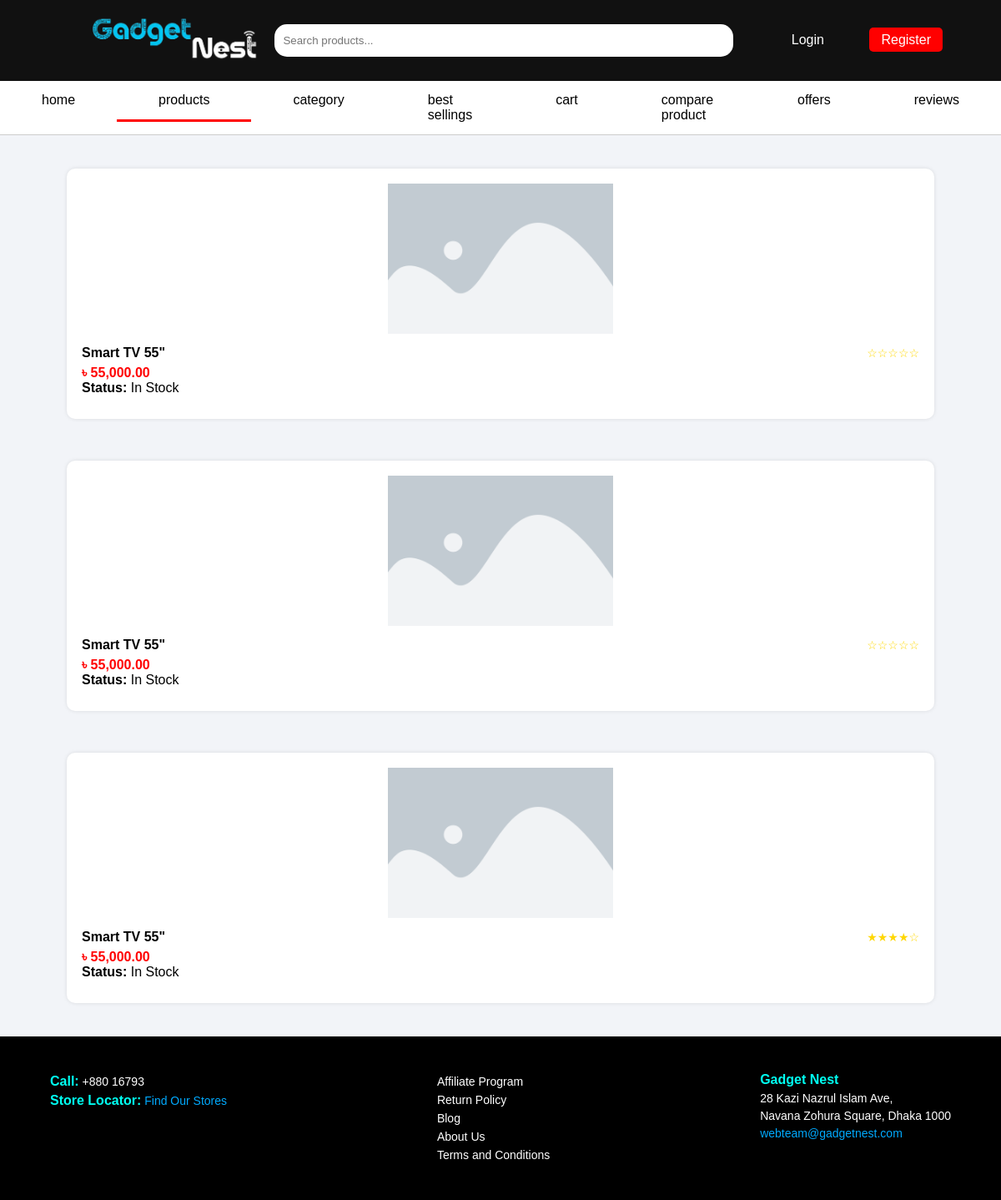
/products.php, run on the app's committed database.
### tables this page shows
CREATE TABLE `products` (
  `id` int(11) NOT NULL,
  `name` varchar(255) NOT NULL,
  `brand` varchar(100) DEFAULT NULL,
  `model` varchar(100) DEFAULT NULL,
  `price` decimal(10,2) NOT NULL,
  `stock_status` enum('In Stock','Out of Stock') DEFAULT 'In Stock',
  `description` text DEFAULT NULL,
  `main_image` varchar(255) DEFAULT NULL,
  `rating` decimal(3,2) DEFAULT 0.00,
  `created_at` timestamp NOT NULL DEFAULT current_timestamp(),
  `updated_at` timestamp NOT NULL DEFAULT current_timestamp() ON UPDATE current_timestamp(),
  `category_id` int(11) DEFAULT NULL
);

### products.php (the view, shortened to what this page needs)
<?php
include 'db.php';
$placeholder = "images/placeholder.png";
$category_id = isset($_GET['category_id']) ? (int)$_GET['category_id'] : 5;
$search_query = isset($_GET['q']) ? trim($_GET['q']) : '5';
$sql = "
    SELECT p.id, p.name, p.price, p.main_image, c.name AS category_name, p.stock_status,
           COALESCE(AVG(r.rating),0) AS avg_rating
    FROM products p
    LEFT JOIN categories c ON p.category_id = c.id
    LEFT JOIN product_reviews r ON p.id = r.product_id
";
$where = [];
$params = [];
$types = '';
if($category_id > 0){
    $where[] = "p.category_id = ?";
    $types .= 'i';
    $params[] = $category_id;
}
if($search_query !== ''){
    $where[] = "p.name LIKE ?";
    $types .= 's';
    $params[] = "%{$search_query}%";
}
if($where){
    $sql .= " WHERE " . implode(" AND ", $where);
}
$sql .= " GROUP BY p.id ORDER BY p.name ASC";
$stmt = $conn->prepare($sql);
if($params){
    $stmt->bind_param($types, ...$params);
}
$stmt->execute();
$product_result = $stmt->get_result();
include 'base.php';
?>
<section class="products-section">
<div class="product-grid" id="product-grid">
<?php
if ($product_result && $product_result->num_rows > 0) {
    while ($row = $product_result->fetch_assoc()) {
        $image = (!isset($row['main_image']) || trim($row['main_image']) === '')
                 ? $placeholder : $row['main_image'];
        $stars = str_repeat('★', floor($row['avg_rating'])) .
                 str_repeat('☆', 5 - floor($row['avg_rating']));
        $href = $is_logged_in ? "product.php?id={$row['id']}" : "#";
        $link_class = $is_logged_in ? '' : 'login-popup';
?>
    <div class="product-card"
         data-category="<?= htmlspecialchars($row['category_name']) ?>"
         data-price="<?= $row['price'] ?>"
         data-rating="<?= $row['avg_rating'] ?>">
        <a href="<?= $href ?>" class="link <?= $link_class ?>">
            <img src="<?= $image ?>" alt="<?= htmlspecialchars($row['name']) ?>"
                 onerror="this.src='<?= $placeholder ?>';">
            <div class="product-info">
                <div class="name-rating">
                    <h3><?= htmlspecialchars($row['name']) ?></h3>
                    <div class="stars"><?= $stars ?></div>
                </div>
                <p class="price">৳ <?= number_format($row['price'], 2) ?></p>
                <p class="stock-status"><b>Status:</b> <?= $row['stock_status'] ?></p>
            </div>
        </a>
    </div>
<?php
    }
} else {
    echo '<p>No products found.</p>';
}
?>
</div>
</section>
<?php include 'base_footer.php'; ?>
<link rel="stylesheet" href="products.css">

### base.css (style rules this page uses)
* { margin: 0; padding: 0; box-sizing: border-box; font-family: "Poppins", sans-serif; }
body { background: #f2f4f8; color: #000; }

### products.css (style rules this page uses)
* { margin: 0; padding: 0; box-sizing: border-box; font-family: "Poppins", sans-serif; }
body { background: #f2f4f8; color: #000; }
.products-section { padding: 40px 80px; }
.product-grid { display: grid; grid-template-columns: repeat(auto-fit, minmax(500px, 2fr)); gap: 50px; }
.product-card { background: #fff; border-radius: 10px; padding: 18px; text-align: center; box-shadow: 0 0 5px rgba(0,0,0,0.1); transition: all 0.3s ease; }
.product-card img { width: 100%; height: 180px; object-fit: contain; margin-bottom: 10px; }
.product-info { text-align: left; margin-bottom: 10px; }
.name-rating { display: flex; align-items: center; justify-content: space-between; }
.name-rating h3 { font-size: 16px; font-weight: 600; }
.stars { color: gold; font-size: 14px; }
.price { color: red; font-weight: bold; margin-top: 6px; }
.link { text-decoration: none; color: #000; }

### data on the page
products: name "Smart TV 55\"", stars "☆☆☆☆☆", price "55,000.00", stock_status "In Stock"
products: name "Smart TV 55\"", stars "☆☆☆☆☆", price "55,000.00", stock_status "In Stock"
products: name "Smart TV 55\"", stars "★★★★☆", price "55,000.00", stock_status "In Stock"
